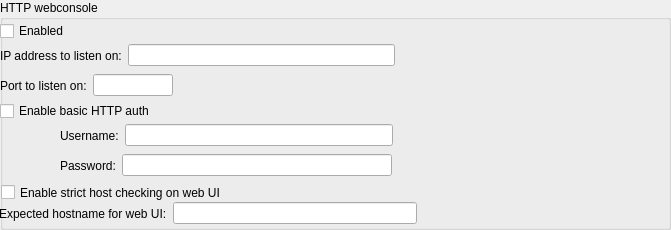
     <widget class="QGroupBox" name="webconsoleGroupBox">
      <property name="minimumSize">
       <size>
        <width>0</width>
        <height>230</height>
       </size>
      </property>
      <property name="maximumSize">
       <size>
        <width>16777215</width>
        <height>230</height>
       </size>
      </property>
      <property name="title">
       <string>HTTP webconsole</string>
      </property>
      <widget class="QCheckBox" name="webconsoleEnabledCheckBox">
       <property name="geometry">
        <rect>
         <x>0</x>
         <y>20</y>
         <width>97</width>
         <height>22</height>
        </rect>
       </property>
       <property name="text">
        <string>Enabled</string>
       </property>
      </widget>
      <widget class="QWidget" name="horizontalLayoutWidget_13">
       <property name="geometry">
        <rect>
         <x>0</x>
         <y>40</y>
         <width>661</width>
         <height>31</height>
        </rect>
       </property>
       <layout class="QHBoxLayout" name="horizontalLayout_13">
        <item>
         <widget class="QLabel" name="label_13">
          <property name="text">
           <string>IP address to listen on:</string>
          </property>
         </widget>
        </item>
        <item>
         <widget class="QLineEdit" name="webconsoleAddrLineEdit"/>
        </item>
        <item>
         <spacer name="horizontalSpacer_7">
          <property name="orientation">
           <enum>Qt::Horizontal</enum>
          </property>
          <property name="sizeHint" stdset="0">
           <size>
            <width>40</width>
            <height>20</height>
           </size>
          </property>
         </spacer>
        </item>
       </layout>
      </widget>
      <widget class="QWidget" name="horizontalLayoutWidget_14">
       <property name="geometry">
        <rect>
         <x>0</x>
         <y>70</y>
         <width>661</width>
         <height>31</height>
        </rect>
       </property>
       <layout class="QHBoxLayout" name="horizontalLayout_14">
        <item>
         <widget class="QLabel" name="label_14">
          <property name="text">
           <string>Port to listen on:</string>
          </property>
         </widget>
        </item>
        <item>
         <widget class="QLineEdit" name="webconsolePortLineEdit">
          <property name="maximumSize">
           <size>
            <width>80</width>
            <height>16777215</height>
           </size>
          </property>
         </widget>
        </item>
        <item>
         <spacer name="horizontalSpacer_8">
          <property name="orientation">
           <enum>Qt::Horizontal</enum>
          </property>
          <property name="sizeHint" stdset="0">
           <size>
            <width>40</width>
            <height>20</height>
           </size>
          </property>
         </spacer>
        </item>
       </layout>
      </widget>
      <widget class="QCheckBox" name="webconsoleBasicAuthCheckBox">
       <property name="geometry">
        <rect>
         <x>0</x>
         <y>100</y>
         <width>321</width>
         <height>22</height>
        </rect>
       </property>
       <property name="text">
        <string>Enable basic HTTP auth</string>
       </property>
      </widget>
      <widget class="QWidget" name="horizontalLayoutWidget_15">
       <property name="geometry">
        <rect>
         <x>60</x>
         <y>120</y>
         <width>601</width>
         <height>31</height>
        </rect>
       </property>
       <layout class="QHBoxLayout" name="horizontalLayout_15">
        <item>
         <widget class="QLabel" name="label_15">
          <property name="text">
           <string>Username:</string>
          </property>
         </widget>
        </item>
        <item>
         <widget class="QLineEdit" name="webconsoleUserNameLineEditBasicAuth"/>
        </item>
        <item>
         <spacer name="horizontalSpacer_9">
          <property name="orientation">
           <enum>Qt::Horizontal</enum>
          </property>
          <property name="sizeHint" stdset="0">
           <size>
            <width>40</width>
            <height>20</height>
           </size>
          </property>
         </spacer>
        </item>
       </layout>
      </widget>
      <widget class="QWidget" name="horizontalLayoutWidget_16">
       <property name="geometry">
        <rect>
         <x>60</x>
         <y>150</y>
         <width>601</width>
         <height>31</height>
        </rect>
       </property>
       <layout class="QHBoxLayout" name="horizontalLayout_16">
        <item>
         <widget class="QLabel" name="label_16">
          <property name="text">
           <string>Password:</string>
          </property>
         </widget>
        </item>
        <item>
         <widget class="QLineEdit" name="webconsolePasswordLineEditBasicAuth"/>
        </item>
        <item>
         <spacer name="horizontalSpacer_10">
          <property name="orientation">
           <enum>Qt::Horizontal</enum>
          </property>
          <property name="sizeHint" stdset="0">
           <size>
            <width>40</width>
            <height>20</height>
           </size>
          </property>
         </spacer>
        </item>
       </layout>
      </widget>
      <widget class="QCheckBox" name="httpStrictHeadersCheckBox">
       <property name="geometry">
        <rect>
         <x>1</x>
         <y>182</y>
         <width>661</width>
         <height>21</height>
        </rect>
       </property>
       <property name="text">
        <string>Enable strict host checking on web UI</string>
       </property>
      </widget>
      <widget class="QWidget" name="horizontalLayoutWidget_8">
       <property name="geometry">
        <rect>
         <x>-1</x>
         <y>200</y>
         <width>661</width>
         <height>27</height>
        </rect>
       </property>
       <layout class="QHBoxLayout" name="horizontalLayout_49">
        <item>
         <widget class="QLabel" name="label_52">
          <property name="text">
           <string>Expected hostname for web UI:</string>
          </property>
         </widget>
        </item>
        <item>
         <widget class="QLineEdit" name="httpHostnameLineEdit"/>
        </item>
        <item>
         <spacer name="horizontalSpacer_38">
          <property name="orientation">
           <enum>Qt::Horizontal</enum>
          </property>
          <property name="sizeHint" stdset="0">
           <size>
            <width>40</width>
            <height>20</height>
           </size>
          </property>
         </spacer>
        </item>
       </layout>
      </widget>
     </widget>
